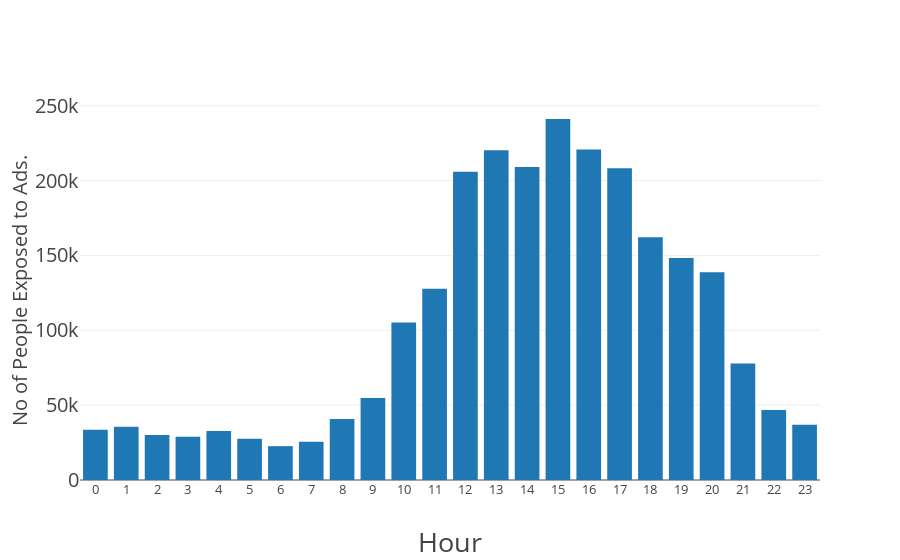

The code cell stored with this chart in its notebook:
### Code cell
x = pl_1.hr
y = pl_1.imp

data = [go.Bar(x=x, y=y)]

layout = go.Layout(
    title='',
    
    xaxis=dict(title='Hour',tickfont=dict(size=13), titlefont=dict(size=27), tickmode='linear'), 
    
    yaxis=dict(title='No of People Exposed to Ads.',tickfont=dict(size=20), titlefont=dict(size=20)))
    
   
fig = go.Figure(data=data, layout=layout)

iplot(fig, filename='style-bar')

### Figure 1 — Plotly figure (JSON) as saved in the notebook; plotly's stock layout.template omitted (floating-point values rounded to 4 significant figures)
{"data": [{"type": "bar", "uid": "cef9ca02-fb05-4b91-a772-f559e4872b1e", "x": [0, 1, 2, 3, 4, 5, 6, 7, 8, 9, 10, 11, 12, 13, 14, 15, 16, 17, 18, 19, 20, 21, 22, 23], "y": [33622, 35596, 30117, 28830, 32747, 27561, 22591, 25577, 40724, 54772, 105253, 127765, 205804, 220220, 209071, 241116, 220766, 208171, 162091, 148221, 138771, 77837, 46674, 36970]}], "layout": {"title": {"text": ""}, "xaxis": {"tickfont": {"size": 13}, "tickmode": "linear", "title": {"font": {"size": 27}, "text": "Hour"}}, "yaxis": {"tickfont": {"size": 20}, "title": {"font": {"size": 20}, "text": "No of People Exposed to Ads."}}}}
